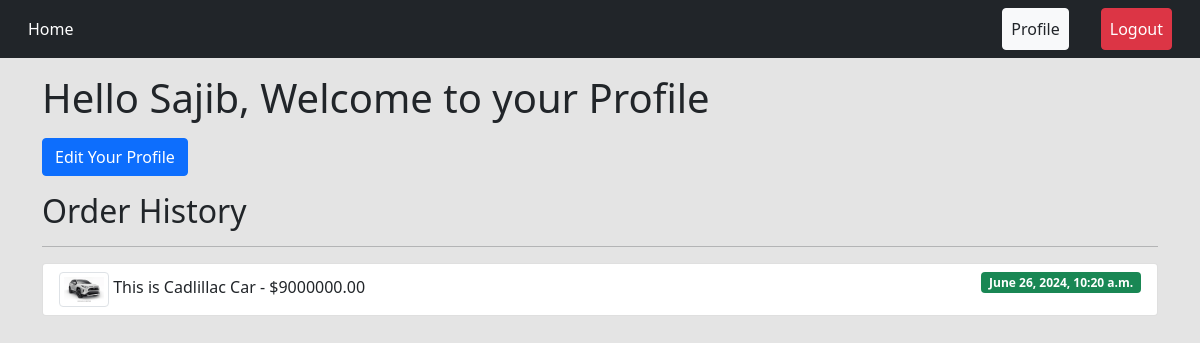
The app's page /author/profile/ (signed in) with its own data.
### cars/models.py (models this page shows, shortened)
class Order(models.Model):
    user = models.ForeignKey(get_user_model(), on_delete=models.CASCADE)
    car = models.ForeignKey(Car, on_delete=models.CASCADE)
    created_at = models.DateTimeField(auto_now_add=True)

class Car(models.Model):
    brand = models.ForeignKey(Brand, on_delete=models.CASCADE)
    title = models.CharField(max_length=200)
    description = models.TextField()
    price = models.DecimalField(max_digits=10, decimal_places=2)
    quantity = models.IntegerField()
    image = models.ImageField(upload_to='cars/')

### author/views.py (the view)
# urls.py: path('profile/', views.profile, name='profile'),
@login_required
def profile(request):
    orders = Order.objects.filter(user=request.user)
    return render(request, 'profile.html', {'orders': orders})

### author/templates/profile.html
{% extends 'base.html' %}
{% block content %}
<div class="container">
    <h1 class="my-3">Hello {{ user.username }}, Welcome to your Profile</h1>
    <a href="{% url 'edit_profile' %}" class="btn btn-primary">Edit Your Profile</a>
    <h2 class="my-3">Order History</h2>
    <hr />
    <ul class="list-group">
        {% for order in orders %}
            <li class="list-group-item">
                <img src="{{ order.car.image.url }}" alt="{{ order.car.title }}" class="img-thumbnail" style="width: 50px; height: auto;">
                {{ order.car.title }} - ${{ order.car.price }}
                <span class="badge bg-success float-end">{{ order.created_at }}</span>
            </li>
        {% endfor %}
    </ul>
</div>
{% endblock %}

### records on screen
Order: car.image (picture), car "This is Cadlillac Car", car.price "9000000.00", created_at "June 26, 2024, 10:20 a.m."

### other values on screen
{{ user.username }} "Sajib"
